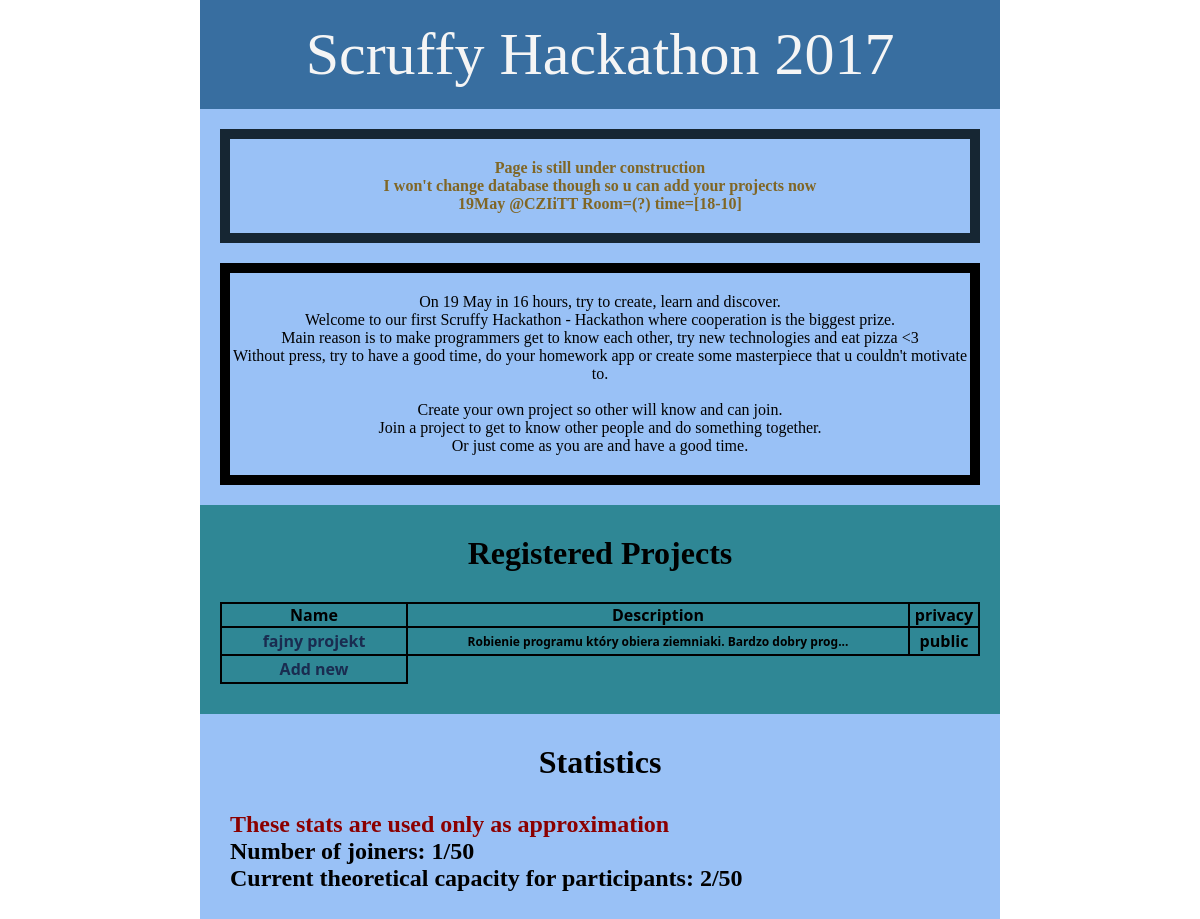
The app's page /, older data.
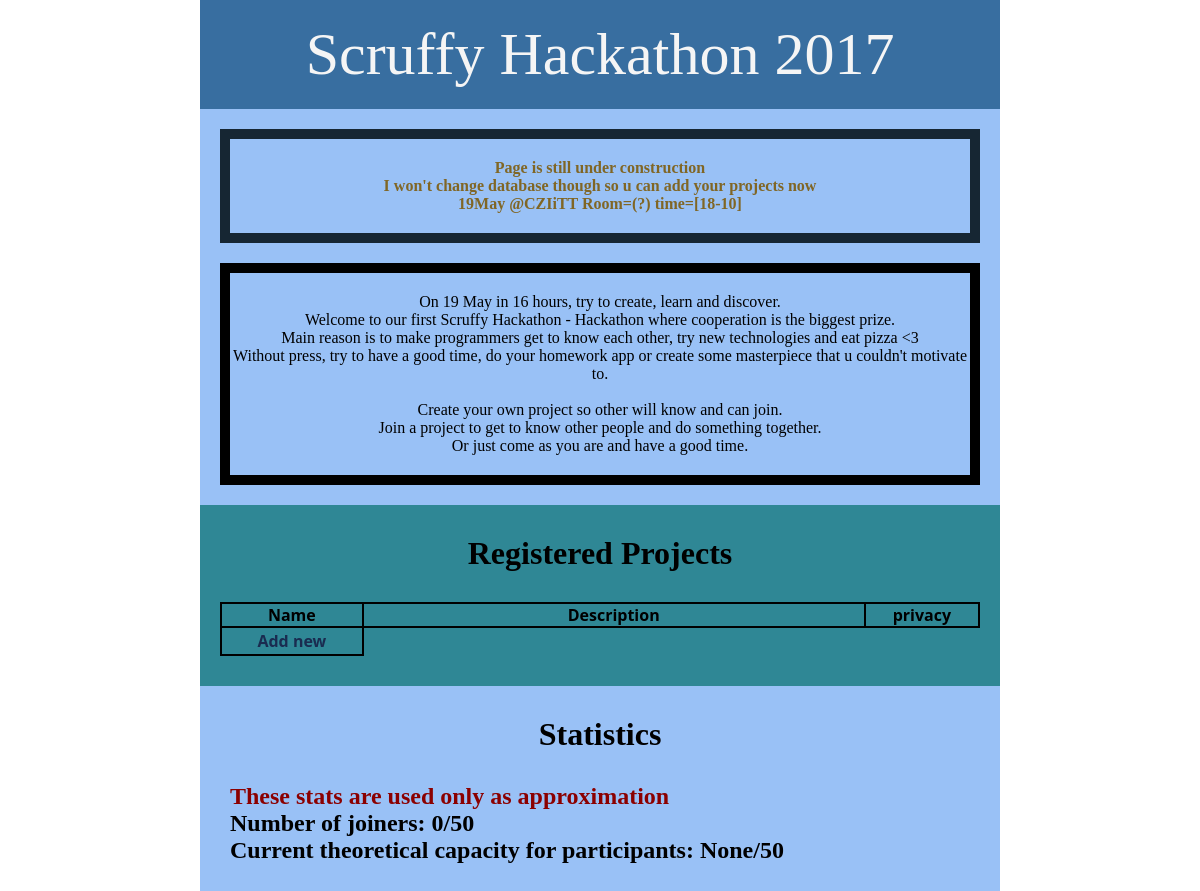
The same page, newer data.
### hack/models.py (models this page shows)
class Project(models.Model):
    _choices = [(False, 'private'), (True, 'public')]
    project_name = models.CharField(max_length=16, help_text="Title displayed on main page",
                                    unique=True)
    description = models.TextField(help_text="First 50 letters will be on projects page")
    privacy = models.BooleanField(choices=_choices,
                                  help_text="Private for invitation only - anyone can join public projects")
    people_limit = models.IntegerField(help_text="0 for no limit for project - limit for hakaton is 60 people")
    email = models.EmailField(help_text="Email used for project activision")
    active = models.BooleanField(default=False)
    time = models.DateTimeField(null=True)

### hack/views.py (the view)
# urls.py: url(r'^$', views.main),
def main(request):
    info = ""
    info +=active(request);
    return render(request, "../templates/index.html", {"title" : "Scruffy Hackaton 2017","info" : info, "projects":getProjects(), "stat" : getStat() });

### hack/views.py (called while the page is built)
def getStat():
    maxx=Project.objects.filter(active=True).aggregate(max=Sum('people_limit'))["max"]
    ppl=Hacker.objects.exclude(project=None).count()
    return {"mem":ppl, "max":maxx}

### untitled3/fun.py (called while the page is built, shortened)
def active(request):
    info = ""
    return info

def getProjects():
    ret = Project.objects.filter(active=True);
    for r in ret:
        r.description = r.description[:60];
    return ret

### templates/index.html (shortened to what this page needs)
<!DOCTYPE html>
<html lang="en" xmlns="http://www.w3.org/1999/html">
<head>
</head>
<body>
<div id="main">
    <div id="title">
        <div>
            Scruffy Hackathon 2017
        </div>
    </div>
    <div class="alert">
        {% if info %}
            {{ info }}
        {% else %}
            Page is still under construction <br/>
            I won't change database though so u can add your projects now <br/>
            19May @CZIiTT Room=(?) time=[18-10]
        {% endif %}
    </div>
    <div class="content">
        On 19 May in 16 hours, try to create, learn and discover.<br/>
        Welcome to our first Scruffy Hackathon - Hackathon where cooperation is the biggest prize.<br/>
        Main reason is to make programmers get to know each other, try new technologies and eat pizza <3<br/>
        Without press, try to have a good time, do your homework app or create some masterpiece that u couldn't motivate
        to.<br/><br/>
        Create your own project so other will know and can join. <br/>
        Join a project to get to know other people and do something together. <br/>
        Or just come as you are and have a good time. <br/>
    </div>
    <div class="mark">
        <h1>
            Registered Projects
        </h1>
        <table>
            <thead>
            <tr>
                <th>Name</th>
                <th style="width: 500px;">Description</th>
                <th>privacy</th>
            </tr>
            </thead>
            {% for project in projects %}
                <tr>
                    <td style="width:180px; overflow: hidden"><a
                            href="/project/{{ project.id }}">{{ project.project_name }}</a></td>
                    <td style="font-size: 12px">{{ project.description }}...</td>
                    <td> {% if  project.privacy %}public{% else %}private{% endif %} </td>
                </tr>
            {% endfor %}
            <tr>
                <td>
                    <a href="form">
                        Add new
                    </a>
                </td>
            </tr>
        </table>
    </div>
    <h1>Statistics</h1>
    <div style="padding-left: 30px">
        <h2 style="color: darkred;">These stats are used only as approximation</h2>
        <h2>Number of joiners: {{ stat.mem }}/50</h2>
        <h2>Current theoretical capacity for participants: {{ stat.max }}/50</h2>
    </div>
</div>
</body>
</html>

Row changes from the older to the newer data that the page shows:
removed Project: project_name "fajny projekt", description "Robienie programu który obiera ziemniaki. Bardzo dobry prog", privacy "public"
Text that changed along with them:
{{ stat.mem }}: "1" → "0"
{{ stat.max }}: "2" → "None"
